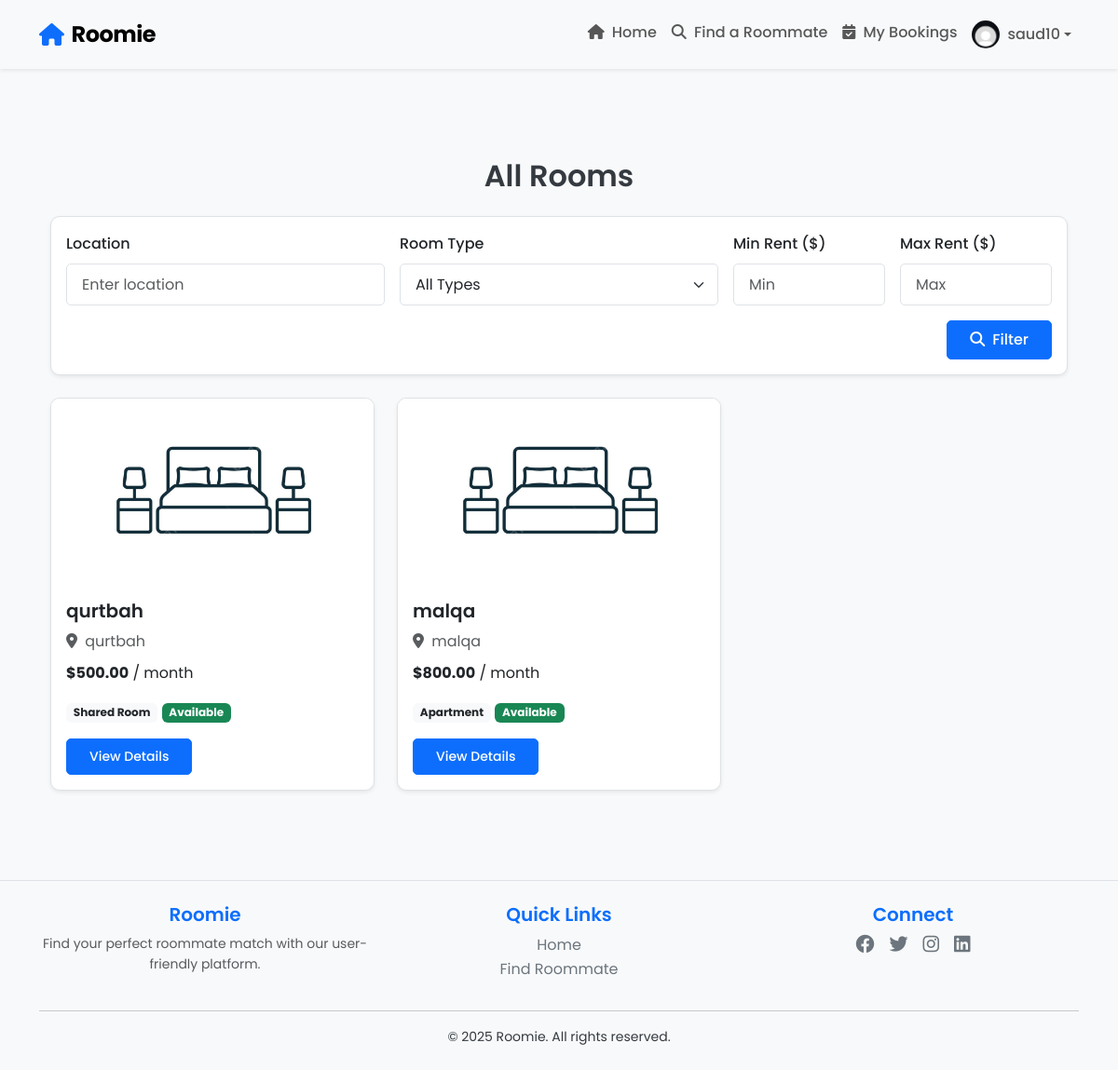
The page /filter-rooms/ (signed in) on the database its author committed.
### core/models.py (models this page shows, shortened)
class User(AbstractUser):
    ACCOUNT_TYPE_CHOICES = [
        ('seeker', 'Seeker'),
        ('provider', 'Provider'),
    ]
    GENDER_CHOICES = [
        ('male', 'Male'),
        ('female', 'Female'),
        ('other', 'Other'),
    ]
    email = models.EmailField(unique=True)
    gender = models.CharField(max_length=10, choices=GENDER_CHOICES, blank=True, null=True)
    birthdate = models.DateField(blank=True, null=True)
    bio = models.TextField(blank=True, null=True)
    location = models.CharField(max_length=255, blank=True, null=True)
    profile_photo = models.ImageField(
        upload_to='profile_photos/',
        blank=True,
        null=True,
        default='profile_photos/default_user.jpg'  # Set default profile photo
    )
    account_type = models.CharField(max_length=10, choices=ACCOUNT_TYPE_CHOICES, default='seeker')

class Room(models.Model):
    room_id = models.AutoField(primary_key=True)  # Custom primary key
    provider = models.ForeignKey(User, on_delete=models.CASCADE, related_name='rooms')
    title = models.CharField(max_length=200)
    description = models.TextField()
    location = models.CharField(max_length=255)
    rent = models.DecimalField(max_digits=8, decimal_places=2)
    room_type = models.CharField(max_length=20, choices=[
        ('private', 'Private Room'),
        ('shared', 'Shared Room'),
        ('studio', 'Studio'),
        ('apartment', 'Apartment'),
    ])
    bedrooms = models.PositiveIntegerField(default=1)  # Number of bedrooms
    is_available = models.BooleanField(default=True)
    image = models.ImageField(
        upload_to='images/',
        blank=True,
        null=True,
        default='/media/images/default_room.jpg'  # Set default room image
        )
    created_at = models.DateTimeField(auto_now_add=True)

### roomie/views.py (the view)
# urls.py: path('filter-rooms/', views.filter_rooms, name='filter_rooms'),  # Advanced filter page
def filter_rooms(request):
    rooms = Room.objects.all()
    location = request.GET.get('location', '')
    room_type = request.GET.get('room_type', '')
    min_rent = request.GET.get('min_rent', '')
    max_rent = request.GET.get('max_rent', '')
    if location:
        rooms = rooms.filter(location__icontains=location)
    if room_type:
        rooms = rooms.filter(room_type=room_type)
    if min_rent:
        rooms = rooms.filter(rent__gte=min_rent)
    if max_rent:
        rooms = rooms.filter(rent__lte=max_rent)
    return render(request, 'filter_rooms.html', {'rooms': rooms})

### roomie/templates/filter_rooms.html (shortened to what this page needs)
{% extends 'base.html' %}
{% block content %}
<div class="container mt-5">
    <h2 class="text-center mb-4">All Rooms</h2>
    <div class="card shadow-sm mb-4">
        <div class="card-body">
            <form method="GET" class="row g-3">
                <div class="col-md-4">
                    <label for="location" class="form-label">Location</label>
                    <input
                        type="text"
                        id="location"
                        name="location"
                        class="form-control"
                        placeholder="Enter location"
                        value="{{ request.GET.location }}"
                    />
                </div>
                <div class="col-md-4">
                    <label for="room_type" class="form-label">Room Type</label>
                    <select id="room_type" name="room_type" class="form-select">
                        <option value="">All Types</option>
                    </select>
                </div>
                <div class="col-md-2">
                    <label for="min_rent" class="form-label">Min Rent ($)</label>
                    <input
                        type="number"
                        id="min_rent"
                        name="min_rent"
                        class="form-control"
                        placeholder="Min"
                        value="{{ request.GET.min_rent }}"
                    />
                </div>
                <div class="col-md-2">
                    <label for="max_rent" class="form-label">Max Rent ($)</label>
                    <input
                        type="number"
                        id="max_rent"
                        name="max_rent"
                        class="form-control"
                        placeholder="Max"
                        value="{{ request.GET.max_rent }}"
                    />
                </div>
                <div class="col-12 text-end">
                    <button type="submit" class="btn btn-primary">
                        <i class="fas fa-search me-1"></i> Filter
                    </button>
                </div>
            </form>
        </div>
    </div>
    <div class="row g-4">
        {% for room in rooms %}
        <div class="col-md-4">
            <div class="card h-100 shadow-sm">
                {% if room.image %}
                <img
                    src="{{ room.image.url }}"
                    class="card-img-top"
                    style="height: 200px; object-fit: cover;"
                    alt="{{ room.title }}"
                />
                {% else %}
                <img
                    src="/media/images/default_room.jpg"
                    class="card-img-top"
                    style="height: 200px; object-fit: cover;"
                    alt="Default Room Image"
                />
                {% endif %}
                <div class="card-body">
                    <h5 class="card-title">{{ room.title }}</h5>
                    <p class="card-text text-muted mb-2">
                        <i class="fas fa-map-marker-alt me-1"></i> {{ room.location }}
                    </p>
                    <p class="card-text">
                        <strong>${{ room.rent }}</strong> / month
                    </p>
                    <p class="card-text">
                        <span class="badge bg-light text-dark">{{ room.get_room_type_display }}</span>
                        {% if room.is_available %}
                        <span class="badge bg-success">Available</span>
                        {% else %}
                        <span class="badge bg-secondary">Unavailable</span>
                        {% endif %}
                    </p>
                    <a href="{% url 'room_detail' room.room_id %}" class="btn btn-primary btn-sm">View Details</a>
                </div>
            </div>
        </div>
        {% empty %}
        <div class="col-12">
            <div class="alert alert-info text-center">
                <i class="fas fa-info-circle me-2"></i> No rooms match your criteria.
            </div>
        </div>
        {% endfor %}
    </div>
</div>
{% endblock %}

### roomie/templates/base.html (shortened to what this page needs)
{% load static %}
<!DOCTYPE html>
<html lang="en">
  <head>
    <link
      rel="stylesheet"
      href="https://cdn.jsdelivr.net/npm/bootstrap@5.3.0/dist/css/bootstrap.min.css"
    />
    <link
      rel="stylesheet"
      href="https://cdnjs.cloudflare.com/ajax/libs/font-awesome/6.4.0/css/all.min.css"
    />
    <link rel="stylesheet" href="{% static 'roomie/styles.css' %}" />
  </head>
  <body class="page-transition">
    <nav class="navbar navbar-expand-lg navbar-light bg-light shadow-sm sticky-top">
      <div class="container">
        <a class="navbar-brand d-flex align-items-center" href="{% url 'home' %}">
          <i class="fas fa-home me-2 text-primary"></i>
          <span class="fw-bold">Roomie</span>
        </a>
        <div class="collapse navbar-collapse" id="navbarNav">
          <ul class="navbar-nav ms-auto">
            <li class="nav-item">
              <a class="nav-link" href="{% url 'home' %}">
                <i class="fas fa-home me-1"></i> Home
              </a>
            </li>
            <li class="nav-item">
              <a class="nav-link" href="{% url 'find_roommate' %}">
                <i class="fas fa-search me-1"></i> Find a Roommate
              </a>
            </li>
            {% if user.is_authenticated %}
              {% if user.account_type == 'seeker' %}
              <li class="nav-item">
                <a class="nav-link" href="{% url 'my_bookings' %}">
                  <i class="fas fa-calendar-check me-1"></i> My Bookings
                </a>
              </li>
              {% endif %}
              <li class="nav-item dropdown">
                <a
                  class="nav-link dropdown-toggle d-flex align-items-center"
                  href="#"
                  id="navbarDropdown"
                  role="button"
                  data-bs-toggle="dropdown"
                  aria-expanded="false"
                >
                  {% if user.profile_photo %}
                  <img
                    src="{{ user.profile_photo.url }}"
                    class="rounded-circle"
                    style="width: 30px; height: 30px; object-fit: cover"
                    alt="Profile"
                  />
                  {% endif %}
                  <span class="ms-2">{{ user.username }}</span>
                </a>
              </li>
            {% endif %}
          </ul>
        </div>
      </div>
    </nav>
    <main class="container py-5">{% block content %}{% endblock %}</main>
    <footer class="bg-light text-center py-4 mt-5">
      <div class="container">
        <div class="row">
          <div class="col-md-4 mb-3 mb-md-0">
            <h5 class="text-primary">Roomie</h5>
            <p class="text-muted small">
              Find your perfect roommate match with our user-friendly platform.
            </p>
          </div>
          <div class="col-md-4 mb-3 mb-md-0">
            <h5 class="text-primary">Quick Links</h5>
            <ul class="list-unstyled">
              <li><a href="{% url 'home' %}" class="text-decoration-none">Home</a></li>
              <li><a href="{% url 'find_roommate' %}" class="text-decoration-none">Find Roommate</a></li>
            </ul>
          </div>
          <div class="col-md-4">
            <h5 class="text-primary">Connect</h5>
            <div class="d-flex justify-content-center">
              <a href="#" class="text-decoration-none mx-2"><i class="fab fa-facebook fa-lg"></i></a>
              <a href="#" class="text-decoration-none mx-2"><i class="fab fa-twitter fa-lg"></i></a>
              <a href="#" class="text-decoration-none mx-2"><i class="fab fa-instagram fa-lg"></i></a>
              <a href="#" class="text-decoration-none mx-2"><i class="fab fa-linkedin fa-lg"></i></a>
            </div>
          </div>
        </div>
        <hr />
        <p class="mb-0 small">© 2025 Roomie. All rights reserved.</p>
      </div>
    </footer>
  </body>
</html>

### roomie/static/roomie/styles.css (style rules this page uses)
body { font-family: "Poppins", sans-serif; background-color: #f8f9fa; color: #343a40; line-height: 1.6; }
h1, h2, h3, h4, h5, h6 { font-weight: 600; }
.navbar { padding: 0.8rem 1rem; }
.navbar-brand { font-size: 1.5rem; font-weight: 700; letter-spacing: -0.5px; }
.nav-link { font-weight: 500; padding: 0.5rem 1rem; transition: all 0.3s; }
.card { border-radius: 10px; overflow: hidden; border: 1px solid #dee2e6; box-shadow: 0 6px 15px rgba(0, 0, 0, 0.05); }
.card-title { font-weight: 600; margin-bottom: 0.5rem; }
.card-img-top { height: 200px; object-fit: cover; }
.btn { font-weight: 500; padding: 0.5rem 1.5rem; border-radius: 5px; }
.btn-primary { background-color: #0d6efd; border-color: #0d6efd; }
.form-control, .form-select { border-radius: 5px; padding: 0.6rem 1rem; border: 1px solid #dee2e6; }
.form-label { font-weight: 500; margin-bottom: 0.5rem; }
footer { border-top: 1px solid #dee2e6; }
footer a { color: #6c757d; transition: color 0.3s; }

### rows shown on the page
User: profile_photo (placeholder picture), username "saud10"
Room: title "qurtbah", location "qurtbah", rent "500.00", room_type "Shared Room", is_available "Available"
Room: image (placeholder picture), title "malqa", location "malqa", rent "800.00", room_type "Apartment", is_available "Available"
